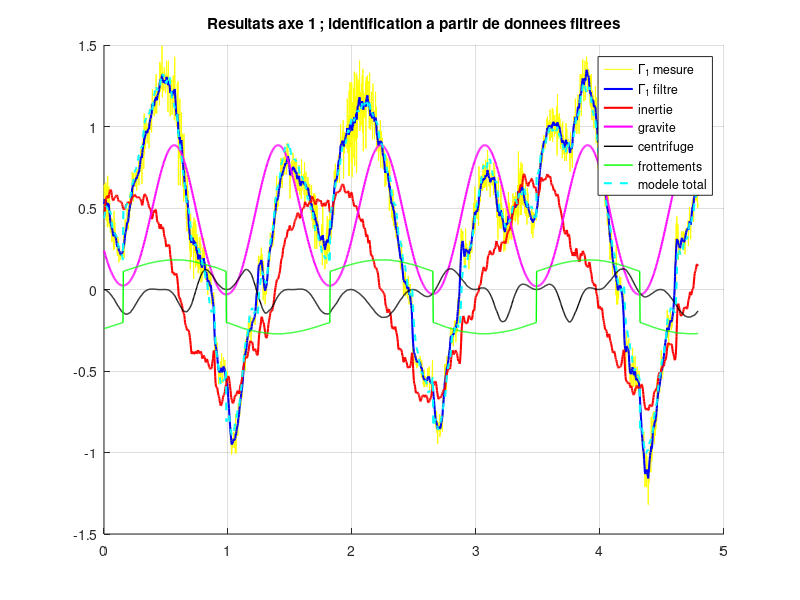
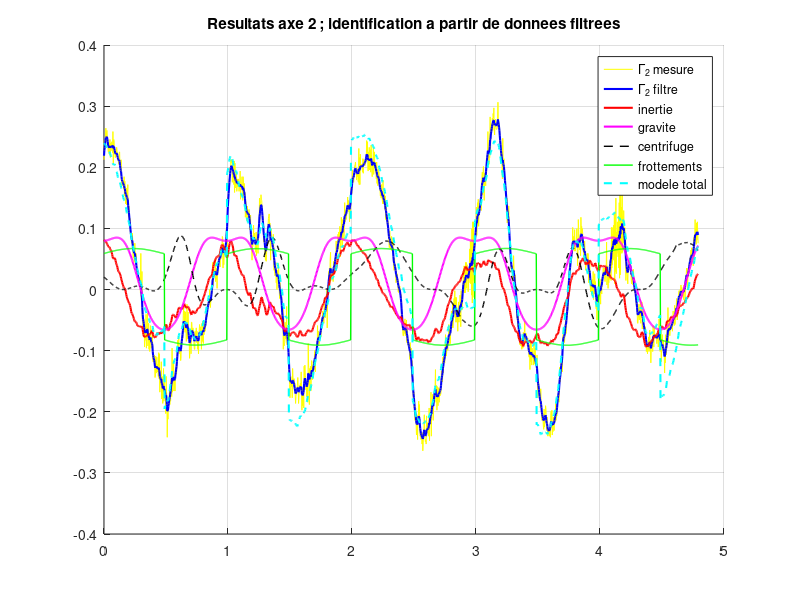
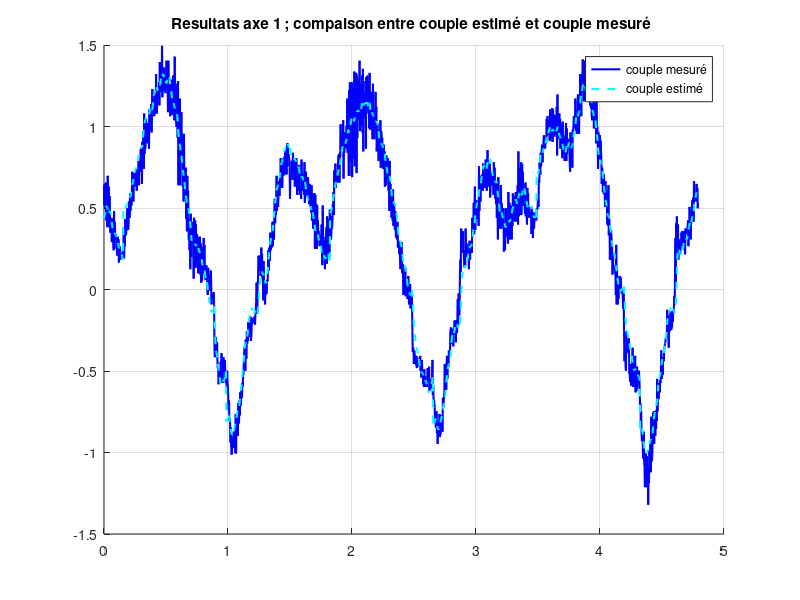
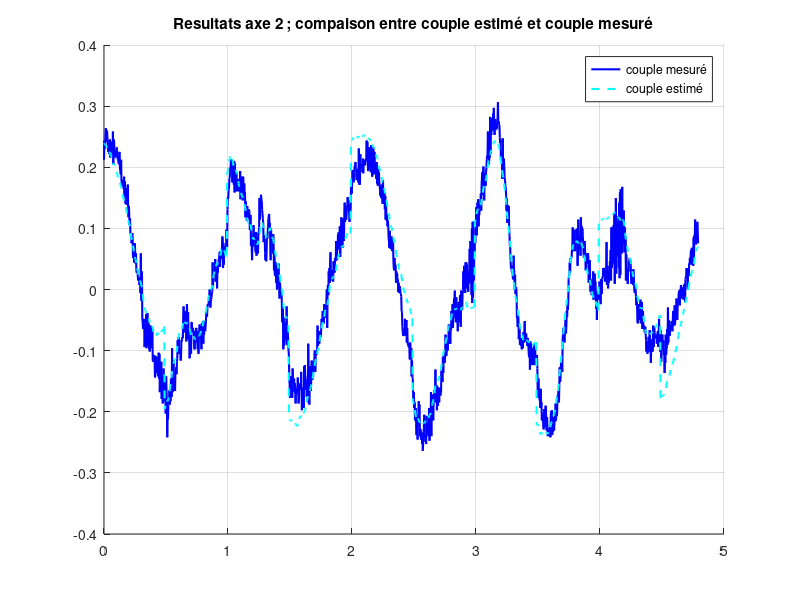

MATLAB code for these plots, in order:
%% CE SCRIPT PERMET D'IDENTIFIER LES PARAMETRES DES
%% TERMES DE COUPLAGE POUR LES AXES 1 et 2
%% v1 G. MOREL - 2005/12/29
%% v2 V. PADOIS - 2007/10/31
%% v3 V. PADOIS - 2012/12/03

clear all;
load releve_mvts_combines;

%% constantes connues
kc1=0.0525;
N1=20.25;
kc2=0.0525;
N2=4.5;

%% Parametres identifies a vitesse constante
%% Pour l'axe 1 : 
   
p1=[0.885713295835873   0.156775736657458   0.011668376531522  -0.045244543135239   ];
alpha1=p1(1);
a1=p1(2);
b1=p1(3);
c1=p1(4);
%% Pour l'axe 2 :
p2=[0.084924593041250   0.070495234703875   0.000958000578040  -0.012077896410435];
alpha2=p2(1);
a2=p2(2);
b2=p2(3);
c2=p2(4);

%% identification a partir des donnees filtrees
for(i=1:length(t)) 
    Z(2*i-1:2*i,1:3)=[qppfil1(i) qppfil2(i)*cos(q2(i)-q1(i))-qpfil2(i)^2*sin(q2(i)-q1(i)) 0
        0 qppfil1(i)*cos(q2(i)-q1(i))+ qpfil1(i)^2*sin(q2(i)-q1(i)) qppfil2(i)];
    u(2*i-1,1)=N1*kc1*ifil1(i)-alpha1*cos(q1(i))-a1*sign(qpfil1(i))-b1*qpfil1(i)-c1;
    u(2*i,1)=N2*kc2*ifil2(i)-alpha2*cos(q2(i))-a2*sign(qpfil2(i))-b2*qpfil2(i)-c2;
end

p3=pinv(Z)*u;
format long
disp('Parametres estimes a partir des donnees filtrees :');
p3'

% reconstruction du modele complet
P1=p3(1);
P2=p3(2);
P3=p3(3);

for(i=1:length(t)) 
    %% couple d'inertie
    ciner(2*i-1,1)=P1*qppfil1(i)+P2*cos(q2(i)-q1(i))*qppfil2(i); %% AXE 1 
    ciner(2*i,1)= P2*cos(q2(i)-q1(i))*qppfil1(i)+P3*qppfil2(i);%%AXE 2
    %% couple centrifuge
    ccentri(2*i-1,1)=-P2*sin(q2(i)-q1(i))*(qpfil2(i)^2); %% AXE 1
    ccentri(2*i,1)=P2*sin(q2(i)-q1(i))*(qpfil1(i)^2); %% AXE 2
    %% couple de gravite    
    cgravi(2*i-1,1) =alpha1*cos(q1(i)) ; %% AXE 1
    cgravi(2*i,1) = alpha2*cos(q2(i)); %% AXE 2
    %% couple de frottements
    cfrott(2*i-1,1)=a1*sign(qpfil1(i))+b1*qpfil1(i)+c1; %% AXE 1
    cfrott(2*i,1)=a2*sign(qpfil2(i))+b2*qpfil2(i)+c2; %% AXE 2
    %% couple total
    ctotal(2*i-1:2*i,1)=ciner(2*i-1:2*i,1)+ccentri(2*i-1:2*i,1)+cgravi(2*i-1:2*i,1)+cfrott(2*i-1:2*i,1);
end

%% Affichage des commandes.
figure(1) %% pour l'axe 1
clf
hold on
grid on
h=plot(t,N1*kc1*i1,'y');
h=plot(t,N1*kc1*ifil1,'b');
set(h,'LineWidth',1.5);
h=plot(t,ciner(1:2:length(ctotal)),'r');
set(h,'LineWidth',1.5);
h=plot(t,cgravi(1:2:length(ctotal)),'m');
set(h,'LineWidth',1.5);
h=plot(t,ccentri(1:2:length(ctotal)),'k');
set(h,'LineWidth',1.);
h=plot(t,cfrott(1:2:length(ctotal)),'g');
set(h,'LineWidth',1.);
h=plot(t,ctotal(1:2:length(ctotal)),'c--');
set(h,'LineWidth',1.5);
legend('\Gamma_1 mesure','\Gamma_1 filtre','inertie','gravite','centrifuge','frottements','modele total');
title('Resultats axe 1 ; identification a partir de donnees filtrees');

figure(2)
clf
hold on
grid on
h=plot(t,N2*kc2*i2,'y');
h=plot(t,N2*kc2*ifil2,'b');
set(h,'LineWidth',1.5);
h=plot(t,ciner(2:2:length(ctotal)),'r');
set(h,'LineWidth',1.5);
h=plot(t,cgravi(2:2:length(ctotal)),'m');
set(h,'LineWidth',1.5);
h=plot(t,ccentri(2:2:length(ctotal)),'k--');
set(h,'LineWidth',1);
h=plot(t,cfrott(2:2:length(ctotal)),'g');
set(h,'LineWidth',1);
h=plot(t,ctotal(2:2:length(ctotal)),'c--');
set(h,'LineWidth',1.5);
legend('\Gamma_2 mesure','\Gamma_2 filtre','inertie','gravite','centrifuge','frottements','modele total');
title('Resultats axe 2 ; identification a partir de donnees filtrees');

figure(3)
clf;
hold on;
grid on;
h=plot(t,N1*kc1*i1,'b');
set(h,'LineWidth',1.5);
h=plot(t,ctotal(1:2:length(ctotal)),'c--');
set(h,'LineWidth',1.5);
legend('couple mesuré','couple estimé');
title('Resultats axe 1 ; compaison entre couple estimé et couple mesuré ');

figure(4)
clf;
hold on;
grid on;
h=plot(t,N2*kc2*i2,'b');
set(h,'LineWidth',1.5);
h=plot(t,ctotal(2:2:length(ctotal)),'c--');
set(h,'LineWidth',1.5);
legend('couple mesuré','couple estimé');
title('Resultats axe 2 ; compaison entre couple estimé et couple mesuré');

figure(5)
clf;
hold on;
grid on;
h=plot(t,N1*kc1*ifil1,'b');
set(h,'LineWidth',1.5);
h=plot(t,ctotal(1:2:length(ctotal)),'c--');
set(h,'LineWidth',1.5);
legend('couple filtré','couple estimé');
title('Resultats axe 1 ; compaison entre couple estimé et couple filtré');

figure(6)
clf;
hold on;
grid on;
h=plot(t,N2*kc2*ifil2,'b');
set(h,'LineWidth',1.5);
h=plot(t,ctotal(2:2:length(ctotal)),'c--');
set(h,'LineWidth',1.5);
legend('couple filtré','couple estimé');
title('Resultats axe 2 ; compaison entre couple estimé et couple filté');

